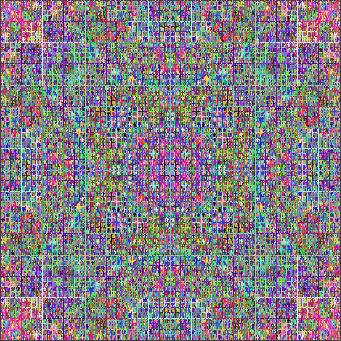
Frame 1 (no input)
Frame 60 (the mouse pressed at the canvas centre just before this capture): identical to frame 1, image omitted
Frame 120 (the mouse held since frame 60 and released just before this capture): identical to frame 1, image omitted

The Processing sketch that drew this single still picture (run headless with seeded random() and noise(); from frame 60 on, the mouse is pressed at the canvas centre):

// Processing sketch: processing_17372
// ── processing_17372.pde

// persian carpet
// by cameyo 2010
// processing 1.2.1

float a = 1.0;
int left = 0;
int right = 340;
int top = 0;
int bot = 340;
int r,g,b;
color firstColor;
color backC;
//color backC = color(35,95,28);

void setup()
{
  //size(700, 700);
  size(341, 341);
  r = floor(random(1,255));
  g = floor(random(1,255));
  b = floor(random(1,255));
  firstColor = color(g);     
  backC = color(r,g,b);
  background(backC);
  stroke(firstColor);  
  line(left,top,right,top);
  line(left,bot,right,bot);
  line(left,top,left,bot);
  line(right,top,right,bot);
  a = random(1,6);
  chooseColor(left, right, top, bot, a); 
}

void draw()
{}

void chooseColor(int left, int right, int top, int bot, float a)
{
  int midcol, midrow;
  color col;
  
  if (left < (right-1))
     {
       col = floor((get(left,top) + get(right,top) + get(left,bot) + get(right,bot))/a);
       midcol = (left + right) / 2;
       midrow = (top + bot) / 2;
       stroke(col);
       line(left+1, midrow, right-1, midrow);
       line(midcol, top+1, midcol, bot-1);
       chooseColor(left, midcol, top, midrow, a);
       chooseColor(midcol, right, top, midrow, a);
       chooseColor(left, midcol, midrow, bot, a);
       chooseColor(midcol, right, midrow, bot, a);
     }
}

void keyPressed()
{
     setup();
}  
